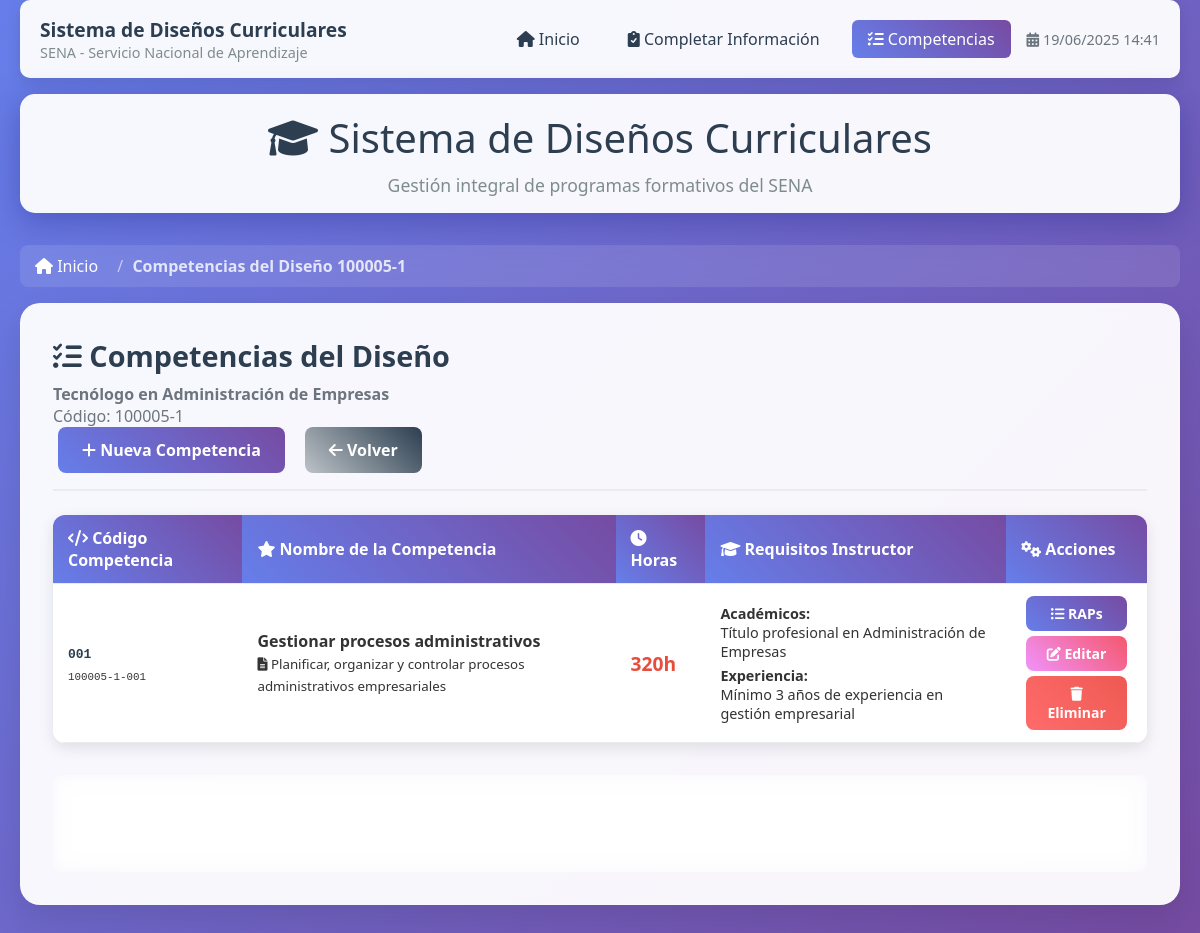
Screenshot of /?accion=ver_competencias&codigo=100005-1 with the database file from the repository.
### tables this page shows
CREATE TABLE `competencias` (
   
  `codigoDiseñoCompetencia` varchar(255) NOT NULL,
  `codigoCompetencia` varchar(255) NOT NULL,
  `nombreCompetencia` varchar(255) NOT NULL,
   
   
  `normaUnidadCompetencia` text DEFAULT NULL,
   
   
  `horasDesarrolloCompetencia` decimal(10,2) DEFAULT NULL,
   
   
  `requisitosAcademicosInstructor` text DEFAULT NULL,
  `experienciaLaboralInstructor` text DEFAULT NULL
   
);

### sql/conexion.php (called while the page is built, shortened)
<?php
class Conexion {
    private $host = 'localhost';
    private $dbname = 'appscide_disenos_curriculares';
    private $user = 'appscide_Administrador';
    private $password = 'E8oUxamqQTwtM8MrKf#LrqtxJ3p';
    private $port = 3306;
    private $charset = 'utf8mb4';
    private $conexion;
    public function __construct() {
        try {
            $dsn = "mysql:host=$this->host;port=$this->port;dbname=$this->dbname;charset=$this->charset";
            $this->conexion = new PDO($dsn, $this->user, $this->password);
            $this->conexion->setAttribute(PDO::ATTR_ERRMODE, PDO::ERRMODE_EXCEPTION);
            $this->conexion->exec("SET NAMES 'utf8mb4' COLLATE 'utf8mb4_unicode_ci'");
        } catch (PDOException $e) {
            echo 'Error de conexión: ' . $e->getMessage();
        }
    }
    public function obtenerConexion() {
        return $this->conexion;
    }
}
?>

### math/forms/metodosDisenos.php (called while the page is built, shortened)
<?php
require_once __DIR__ . '/../../sql/conexion.php';
class MetodosDisenos extends Conexion {
    private $conexion;
    public function __construct() {
        $this->conexion = new Conexion();
        $this->conexion = $this->conexion->obtenerConexion();
    }
    public function obtenerDiseñoPorCodigo($codigoDiseño) {
        try {
            $stmt = $this->conexion->prepare("SELECT * FROM diseños WHERE codigoDiseño = ?");
            $stmt->execute([$codigoDiseño]);
            return $stmt->fetch(PDO::FETCH_ASSOC);
        } catch (PDOException $e) {
            throw new Exception("Error al obtener diseño: " . $e->getMessage());
        }
    }
    public function obtenerCompetenciasPorDiseño($codigoDiseño) {
        try {
            $stmt = $this->conexion->prepare("SELECT * FROM competencias WHERE codigoDiseñoCompetencia LIKE ? ORDER BY codigoDiseñoCompetencia");
            $stmt->execute([$codigoDiseño . '-%']);
            return $stmt->fetchAll(PDO::FETCH_ASSOC);
        } catch (PDOException $e) {
            throw new Exception("Error al obtener competencias: " . $e->getMessage());
        }
    }
}
?>

### app/forms/vistas/listar_competencias.php (the view, shortened to what this page needs)
<div class="card-header">
    <div class="flex-between">
        <div>
            <h2 class="card-title"><i class="fas fa-tasks"></i> Competencias del Diseño</h2>
            <p class="card-subtitle">
                <strong><?php echo htmlspecialchars($diseño_actual['nombrePrograma'] ?? 'Diseño no encontrado'); ?></strong>
                <br>Código: <?php echo htmlspecialchars($_GET['codigo'] ?? ''); ?>
            </p>
        </div>
        <div style="display: flex; gap: 10px;">
            <a href="?accion=crear&tipo=competencias&codigoDiseño=<?php echo urlencode($_GET['codigo'] ?? ''); ?>" class="btn btn-primary">
                <i class="fas fa-plus"></i> Nueva Competencia
            </a>
            <a href="?accion=listar" class="btn btn-secondary">
                <i class="fas fa-arrow-left"></i> Volver
            </a>
        </div>
    </div>
</div>
<?php if (!$diseño_actual): ?>
    <div class="alert alert-danger">
        <i class="fas fa-exclamation-triangle"></i>
        No se encontró el diseño curricular especificado.
    </div>
<?php else: ?>
    <div class="table-container">
        <table class="table">
            <thead>
                <tr>
                    <th><i class="fas fa-code"></i> Código Competencia</th>
                    <th><i class="fas fa-star"></i> Nombre de la Competencia</th>
                    <th><i class="fas fa-clock"></i> Horas</th>
                    <th><i class="fas fa-graduation-cap"></i> Requisitos Instructor</th>
                    <th><i class="fas fa-cogs"></i> Acciones</th>
                </tr>
            </thead>
            <tbody>
                <?php foreach ($competencias as $competencia): ?>
                    <tr>
                        <td>
                            <span style="font-family: monospace; font-weight: bold; color: #2c3e50;">
                                <?php echo htmlspecialchars($competencia['codigoCompetencia']); ?>
                            </span>
                            <br>
                            <small class="text-muted" style="font-family: monospace;">
                                <?php echo htmlspecialchars($competencia['codigoDiseñoCompetencia']); ?>
                            </small>
                        </td>
                        <td>
                            <strong><?php echo htmlspecialchars($competencia['nombreCompetencia']); ?></strong>
                            <?php if (!empty($competencia['normaUnidadCompetencia'])): ?>
                                <br>
                                <small class="text-muted">
                                    <i class="fas fa-file-alt"></i>
                                    <?php echo htmlspecialchars(substr($competencia['normaUnidadCompetencia'], 0, 100)); ?>
                                </small>
                            <?php endif; ?>
                        </td>
                        <td>
                            <span style="font-size: 1.2rem; font-weight: bold; color: #e74c3c;">
                                <?php echo number_format($competencia['horasDesarrolloCompetencia'], 0); ?>h
                            </span>
                        </td>
                        <td>
                            <div style="font-size: 0.9rem;">
                                <?php if (!empty($competencia['requisitosAcademicosInstructor'])): ?>
                                    <div><strong>Académicos:</strong></div>
                                    <div class="text-muted" style="margin-bottom: 5px;">
                                        <?php echo htmlspecialchars(substr($competencia['requisitosAcademicosInstructor'], 0, 80)); ?>
                                    </div>
                                <?php endif; ?>
                                <?php if (!empty($competencia['experienciaLaboralInstructor'])): ?>
                                    <div><strong>Experiencia:</strong></div>
                                    <div class="text-muted">
                                        <?php echo htmlspecialchars(substr($competencia['experienciaLaboralInstructor'], 0, 80)); ?>
                                    </div>
                                <?php endif; ?>
                            </div>
                        </td>
                        <td>
                            <div style="display: flex; flex-direction: column; gap: 5px;">
                                <a href="?accion=ver_raps&codigo=<?php echo urlencode($competencia['codigoDiseñoCompetencia']); ?>"
                                   class="btn btn-primary btn-sm" title="Ver RAPs">
                                    <i class="fas fa-list-ul"></i> RAPs
                                </a>
                                <a href="?accion=editar&tipo=competencias&codigo=<?php echo urlencode($competencia['codigoDiseñoCompetencia']); ?>"
                                   class="btn btn-warning btn-sm" title="Editar">
                                    <i class="fas fa-edit"></i> Editar
                                </a>
                                <a href="?accion=eliminar&tipo=competencias&codigo=<?php echo urlencode($competencia['codigoDiseñoCompetencia']); ?>"
                                   class="btn btn-danger btn-sm"
                                   onclick="return confirm('¿Estás seguro de eliminar esta competencia? Se eliminarán también todos sus RAPs asociados.')"
                                   title="Eliminar">
                                    <i class="fas fa-trash"></i> Eliminar
                                </a>
                            </div>
                        </td>
                    </tr>
                <?php endforeach; ?>
            </tbody>
        </table>
    </div>
    <div style="margin-top: 2rem; padding: 1rem; background: rgba(255, 255, 255, 0.1); border-radius: 8px; backdrop-filter: blur(10px);">
        <div style="display: grid; grid-template-columns: repeat(auto-fit, minmax(200px, 1fr)); gap: 1rem; color: white;">
            <div class="text-center">
                <h3 style="margin: 0; font-size: 2rem; color: #fff;"><?php echo count($competencias); ?></h3>
                <p style="margin: 0; opacity: 0.8;">Competencias</p>
            </div>
            <div class="text-center">
                <h3 style="margin: 0; font-size: 2rem; color: #fff;">
                </h3>
                <p style="margin: 0; opacity: 0.8;">Horas Competencias</p>
            </div>
            <div class="text-center">
                <h3 style="margin: 0; font-size: 2rem; color: #fff;">
                </h3>
                <p style="margin: 0; opacity: 0.8;">Cobertura del Diseño</p>
            </div>
        </div>
    </div>
<?php endif; ?>

### assets/css/forms/estilosPrincipales.css (style rules this page uses)
* { margin: 0; padding: 0; box-sizing: border-box; }
body { font-family: 'Segoe UI', Tahoma, Geneva, Verdana, sans-serif; background: linear-gradient(135deg, #667eea 0%, #764ba2 100%); min-height: 100vh; color: #333; }
.card-header { border-bottom: 2px solid #e9ecef; padding-bottom: 1rem; margin-bottom: 1.5rem; }
.card-title { font-size: 1.8rem; color: #2c3e50; font-weight: 600; margin-bottom: 0.5rem; }
.card-subtitle { color: #6c757d; font-size: 1rem; }
.btn { padding: 12px 24px; border: none; border-radius: 8px; font-size: 1rem; font-weight: 600; cursor: pointer; transition: all 0.3s ease; text-decoration: none; display: inline-block; text-align: center; margin: 0 5px; }
.btn-primary { background: linear-gradient(45deg, #667eea, #764ba2); color: white; }
.btn-warning { background: linear-gradient(45deg, #f093fb, #f5576c); color: white; }
.btn-danger { background: linear-gradient(45deg, #ff6b6b, #ee5a52); color: white; }
.btn-secondary { background: linear-gradient(45deg, #bdc3c7, #2c3e50); color: white; }
.btn-sm { padding: 8px 16px; font-size: 0.875rem; }
.table-container { overflow-x: auto; background: white; border-radius: 12px; box-shadow: 0 5px 15px rgba(0, 0, 0, 0.1); }
.table { width: 100%; border-collapse: collapse; margin: 0; }
.table th, .table td { padding: 12px 15px; text-align: left; border-bottom: 1px solid #e9ecef; }
.table th { background: linear-gradient(45deg, #667eea, #764ba2); color: white; font-weight: 600; position: sticky; top: 0; z-index: 10; }

### rows the page displays
diseños: nombrePrograma "Tecnólogo en Administración de Empresas"
competencias: codigoCompetencia "001", codigoDiseñoCompetencia "100005-1-001", nombreCompetencia "Gestionar procesos administrativos", normaUnidadCompetencia "Planificar, organizar y controlar procesos administrativos empresariales", horasDesarrolloCompetencia "320", requisitosAcademicosInstructor "Título profesional en Administración de Empresas", experienciaLaboralInstructor "Mínimo 3 años de experiencia en gestión empresarial"

### other values shown
$_GET['codigo'] "100005-1"
